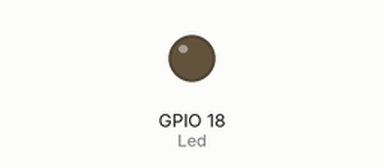
Bench run of a program on a simulated Raspberry Pi (BCM pin numbers). On the bench: output pins drawn as LEDs (lit = HIGH). Pins used as bus, display or sensor lines are not drawn. At 13.6 s the program stops and its outputs stay as they are.

Above: at 0.1 s.
At 5.7 s:
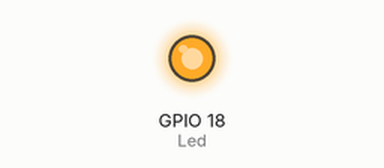
Timing chart, 0 to 12.3 s (numbered marks = the images above):
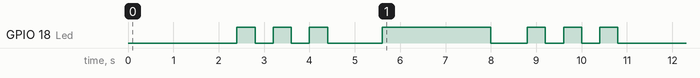

The program:

p051_MorseSos5.py
```python
import RPi.GPIO as IoPort
import time

def Sig_a() :
    IoPort.output(Led, False)
    IoPort.output(Clk, True)
    time.sleep(tmin)
    IoPort.output(Clk, False)
    time.sleep(tmin)

def Sig_b() :
    IoPort.output(Led, True)
    IoPort.output(Clk, True)
    time.sleep(tmin)
    IoPort.output(Clk, False)
    time.sleep(tmin)

def ton() :
    Sig_b()
    Sig_a()
def thu() :
    Sig_b()
    Sig_b()
def dly() :
    Sig_a()
    Sig_a()

def Send_S() :
    ton()
    ton()
    ton()
def Send_O() :
    thu()
    thu()
    thu()

Led = 18
Clk = 23
tmin = 0.2
IoPort.setmode(IoPort.BCM)
IoPort.setup(Led, IoPort.OUT)
IoPort.setup(Clk, IoPort.OUT)

dly()
dly()
dly()
Send_S()
dly()
Send_O()
dly()
Send_S()
dly()
dly()
dly()
```

Measured:
- by itself, GPIO 18 (Led): LOW → HIGH at 2.4 s, → LOW 0.40 s later, → HIGH 0.40 s later, → LOW 0.40 s later, … (14 changes in this stretch)
